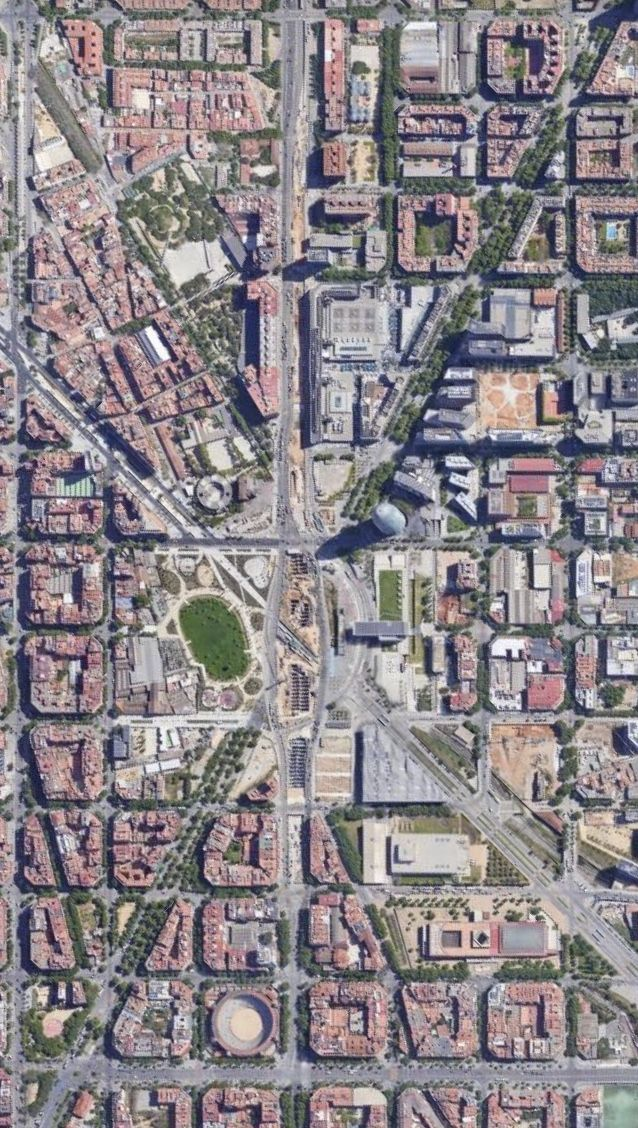
#> input picture 3_Filtros/Barcelona.jpg, 638 x 1128 px
$ jupyter execute Tarea19-P3.ipynb
#> lines starting #> are read from the running program, lines starting #| are printed output that depends on the picture
[cell 1]
import cv2
import numpy as np
import matplotlib.pyplot as plt

def ruido_sal_pimienta(img, prob=0.02):
    if isinstance(img, str):
        img = cv2.imread(img, cv2.IMREAD_GRAYSCALE)
    if img is None:
        raise ValueError("No se pudo leer la imagen. Verifica la ruta o formato.")

    salida = np.copy(img)
    filas, columnas = img.shape
    ruido = np.random.rand(filas, columnas)

    salida[ruido < (prob / 2)] = 0

    salida[ruido > 1 - (prob / 2)] = 255

    return salida

def filtro(img, cf):
    if isinstance(img, str):
        img = cv2.imread(img, cv2.IMREAD_GRAYSCALE)

    if img is None:
        raise ValueError("No se pudo leer la imagen")

    filas, columnas = img.shape

    m, n = cf.shape
    oF = m // 2
    oC = n // 2

    suma_cf = np.sum(cf)
    if suma_cf != 0:
        cf = cf / suma_cf

    salida = np.zeros_like(img, dtype=float)

    for i in range(oF, filas - oF):
        for j in range(oC, columnas - oC):
            region = img[i - oF:i + oF + 1, j - oC:j + oC + 1]
            salida[i, j] = np.sum(region * cf)

    salida = np.clip(salida, 0, 255).astype(np.uint8)

    return salida

[cell 2]
img = cv2.imread("Barcelona.jpg", cv2.IMREAD_GRAYSCALE)
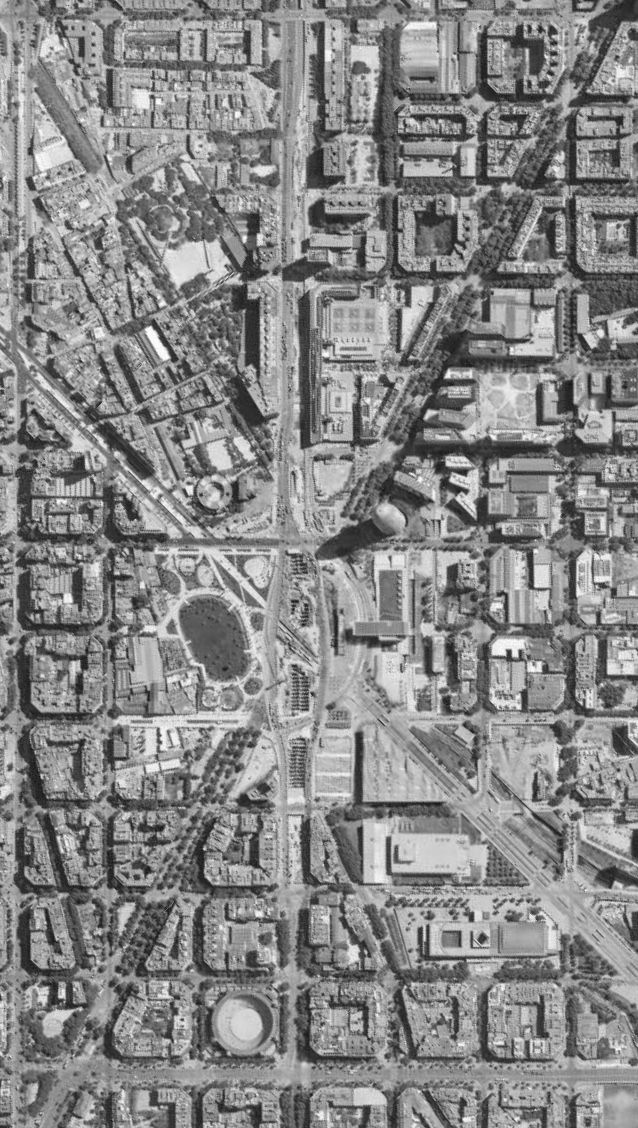
#> img: shape (1128, 638); min 17, max 255, mean 135.2
if img is None:
    raise ValueError("No se pudo leer la imagen. Verifica la ruta.")

img_ruido = ruido_sal_pimienta(img, prob=0.05)
#> in ruido_sal_pimienta, `salida[ruido > 1 - (prob / 2)] = 255`:
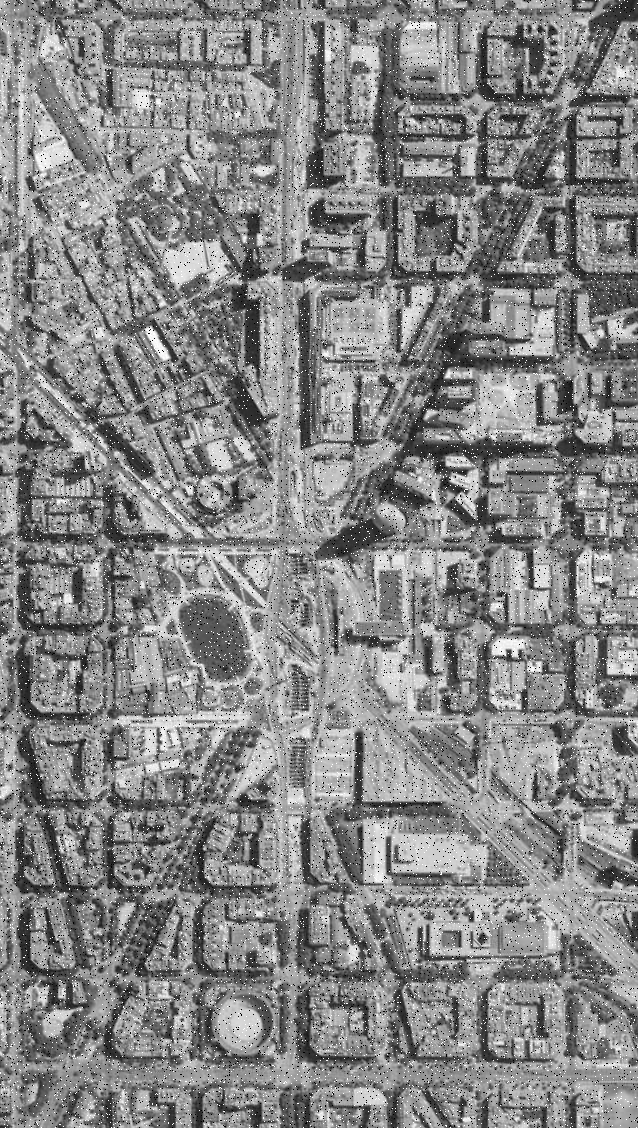
#> salida: shape (1128, 638); min 0, max 255, mean 134.8

filtro_media = np.array([[1, 1, 1],
                         [1, 1, 1],
                         [1, 1, 1]], dtype=float)

filtro_media_img = np.array([[1, 1, 1],
                             [1, 2, 1],
                             [1, 1, 1]], dtype=float)

filtro_gauss = np.array([[1, 2, 1],
                         [2, 4, 2],
                         [1, 2, 1]], dtype=float)

img_media = filtro(img_ruido, filtro_media)
img_media_img = filtro(img_ruido, filtro_media_img)
img_gauss = filtro(img_ruido, filtro_gauss)

# Resultados
plt.figure(figsize=(15,10))

plt.subplot(2,3,1)
plt.imshow(img, cmap='gray')
plt.title("Imagen original")
plt.axis('off')

plt.subplot(2,3,2)
plt.imshow(img_ruido, cmap='gray')
plt.title("Imagen con ruido sal y pimienta")
plt.axis('off')

plt.subplot(2,3,4)
plt.imshow(img_media, cmap='gray')
plt.title("Filtro Media (3x3)")
plt.axis('off')

plt.subplot(2,3,5)
plt.imshow(img_media_img, cmap='gray')
plt.title("Filtro Media+Imagen (3x3)")
plt.axis('off')

plt.subplot(2,3,6)
plt.imshow(img_gauss, cmap='gray')
plt.title("Filtro Gaussiano (3x3)")
plt.axis('off')

plt.tight_layout()
plt.show()
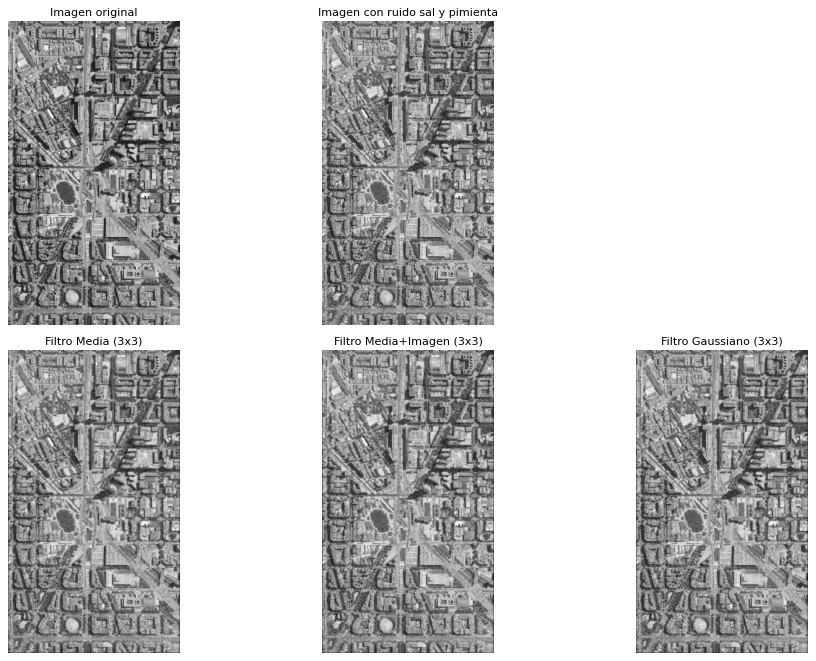
#> figure drawn by matplotlib, 5 panels
